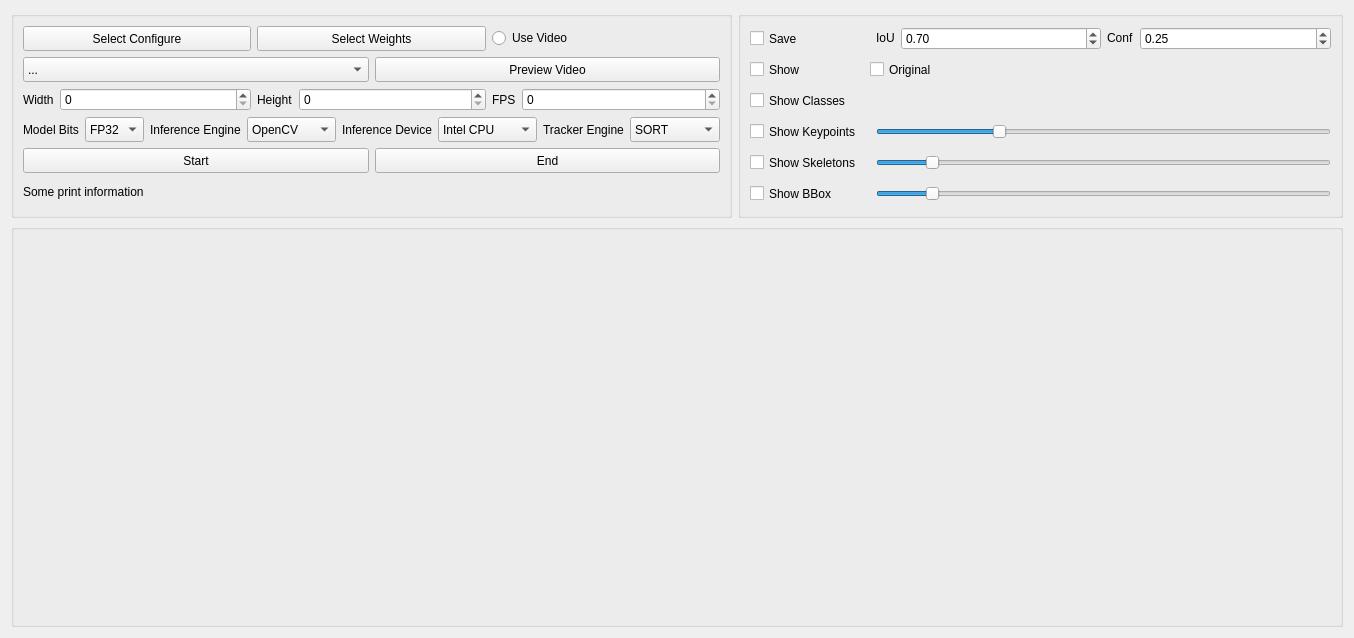
<?xml version="1.0" encoding="UTF-8"?>
<ui version="4.0">
 <class>Tracker</class>
 <widget class="QWidget" name="Tracker">
  <property name="geometry">
   <rect>
    <x>0</x>
    <y>0</y>
    <width>1354</width>
    <height>638</height>
   </rect>
  </property>
  <property name="sizePolicy">
   <sizepolicy hsizetype="Expanding" vsizetype="Expanding">
    <horstretch>0</horstretch>
    <verstretch>0</verstretch>
   </sizepolicy>
  </property>
  <property name="acceptDrops">
   <bool>false</bool>
  </property>
  <property name="windowTitle">
   <string>AnimalPoseInference</string>
  </property>
  <property name="windowIcon">
   <iconset>
    <normaloff>media/logo.png</normaloff>media/logo.png</iconset>
  </property>
  <layout class="QVBoxLayout" name="verticalLayout">
   <item>
    <layout class="QHBoxLayout" name="ConfigureLayout">
     <item>
      <widget class="QGroupBox" name="BaseToolsGroup">
       <property name="sizePolicy">
        <sizepolicy hsizetype="Preferred" vsizetype="Preferred">
         <horstretch>0</horstretch>
         <verstretch>0</verstretch>
        </sizepolicy>
       </property>
       <property name="title">
        <string/>
       </property>
       <layout class="QVBoxLayout" name="BaseToolsGroupLayout">
        <item>
         <layout class="QVBoxLayout" name="BaseToolsLayout">
          <item>
           <layout class="QHBoxLayout" name="BaseConfigureLayout">
            <item>
             <widget class="QPushButton" name="SelectConfigure">
              <property name="sizePolicy">
               <sizepolicy hsizetype="Preferred" vsizetype="Fixed">
                <horstretch>0</horstretch>
                <verstretch>0</verstretch>
               </sizepolicy>
              </property>
              <property name="minimumSize">
               <size>
                <width>0</width>
                <height>25</height>
               </size>
              </property>
              <property name="maximumSize">
               <size>
                <width>16777215</width>
                <height>25</height>
               </size>
              </property>
              <property name="text">
               <string>Select Configure</string>
              </property>
             </widget>
            </item>
            <item>
             <widget class="QPushButton" name="SelectWeights">
              <property name="sizePolicy">
               <sizepolicy hsizetype="Preferred" vsizetype="Fixed">
                <horstretch>0</horstretch>
                <verstretch>0</verstretch>
               </sizepolicy>
              </property>
              <property name="minimumSize">
               <size>
                <width>0</width>
                <height>25</height>
               </size>
              </property>
              <property name="maximumSize">
               <size>
                <width>16777215</width>
                <height>25</height>
               </size>
              </property>
              <property name="text">
               <string>Select Weights</string>
              </property>
             </widget>
            </item>
            <item>
             <widget class="QRadioButton" name="CameraORVideos">
              <property name="sizePolicy">
               <sizepolicy hsizetype="Preferred" vsizetype="Fixed">
                <horstretch>0</horstretch>
                <verstretch>0</verstretch>
               </sizepolicy>
              </property>
              <property name="text">
               <string>Use Video</string>
              </property>
             </widget>
            </item>
           </layout>
          </item>
          <item>
           <layout class="QHBoxLayout" name="CameraVideosLayout">
            <item>
             <widget class="QComboBox" name="CameraVideosSelection">
              <property name="sizePolicy">
               <sizepolicy hsizetype="Preferred" vsizetype="Fixed">
                <horstretch>0</horstretch>
                <verstretch>0</verstretch>
               </sizepolicy>
              </property>
              <property name="minimumSize">
               <size>
                <width>0</width>
                <height>25</height>
               </size>
              </property>
              <property name="maximumSize">
               <size>
                <width>16777215</width>
                <height>25</height>
               </size>
              </property>
              <item>
               <property name="text">
                <string>...</string>
               </property>
              </item>
              <item>
               <property name="text">
                <string>Select video file...</string>
               </property>
              </item>
             </widget>
            </item>
            <item>
             <widget class="QPushButton" name="CheckCameraVideosConnect">
              <property name="sizePolicy">
               <sizepolicy hsizetype="Preferred" vsizetype="Fixed">
                <horstretch>0</horstretch>
                <verstretch>0</verstretch>
               </sizepolicy>
              </property>
              <property name="minimumSize">
               <size>
                <width>0</width>
                <height>25</height>
               </size>
              </property>
              <property name="maximumSize">
               <size>
                <width>16777215</width>
                <height>25</height>
               </size>
              </property>
              <property name="text">
               <string>Preview Video</string>
              </property>
             </widget>
            </item>
           </layout>
          </item>
          <item>
           <layout class="QHBoxLayout" name="CameraParametersLayout">
            <item>
             <layout class="QHBoxLayout" name="WidthLayout">
              <item>
               <widget class="QLabel" name="WidthLabel">
                <property name="text">
                 <string>Width</string>
                </property>
               </widget>
              </item>
              <item>
               <widget class="QSpinBox" name="WidthSetup">
                <property name="sizePolicy">
                 <sizepolicy hsizetype="Expanding" vsizetype="Fixed">
                  <horstretch>0</horstretch>
                  <verstretch>0</verstretch>
                 </sizepolicy>
                </property>
               </widget>
              </item>
             </layout>
            </item>
            <item>
             <layout class="QHBoxLayout" name="HeightLayout">
              <item>
               <widget class="QLabel" name="HeightLabel">
                <property name="text">
                 <string>Height</string>
                </property>
               </widget>
              </item>
              <item>
               <widget class="QSpinBox" name="HeightSetup">
                <property name="sizePolicy">
                 <sizepolicy hsizetype="Expanding" vsizetype="Fixed">
                  <horstretch>0</horstretch>
                  <verstretch>0</verstretch>
                 </sizepolicy>
                </property>
               </widget>
              </item>
             </layout>
            </item>
            <item>
             <layout class="QHBoxLayout" name="FPSLayout">
              <item>
               <widget class="QLabel" name="FPSLabel">
                <property name="text">
                 <string>FPS</string>
                </property>
               </widget>
              </item>
              <item>
               <widget class="QSpinBox" name="FPSSetup">
                <property name="sizePolicy">
                 <sizepolicy hsizetype="Expanding" vsizetype="Fixed">
                  <horstretch>0</horstretch>
                  <verstretch>0</verstretch>
                 </sizepolicy>
                </property>
               </widget>
              </item>
             </layout>
            </item>
           </layout>
          </item>
          <item>
           <layout class="QHBoxLayout" name="EngineDeviceLayout">
            <item>
             <layout class="QHBoxLayout" name="ModelBitsLayout">
              <item>
               <widget class="QLabel" name="ModelBitsLabel">
                <property name="text">
                 <string>Model Bits</string>
                </property>
               </widget>
              </item>
              <item>
               <widget class="QComboBox" name="ModelBits">
                <property name="sizePolicy">
                 <sizepolicy hsizetype="Expanding" vsizetype="Fixed">
                  <horstretch>0</horstretch>
                  <verstretch>0</verstretch>
                 </sizepolicy>
                </property>
                <property name="minimumSize">
                 <size>
                  <width>0</width>
                  <height>25</height>
                 </size>
                </property>
                <property name="maximumSize">
                 <size>
                  <width>16777215</width>
                  <height>25</height>
                 </size>
                </property>
                <item>
                 <property name="text">
                  <string>FP32</string>
                 </property>
                </item>
                <item>
                 <property name="text">
                  <string>FP16</string>
                 </property>
                </item>
                <item>
                 <property name="text">
                  <string>INT8</string>
                 </property>
                </item>
               </widget>
              </item>
             </layout>
            </item>
            <item>
             <layout class="QHBoxLayout" name="EngineLayout">
              <item>
               <widget class="QLabel" name="EngineLabel">
                <property name="text">
                 <string>Inference Engine</string>
                </property>
               </widget>
              </item>
              <item>
               <widget class="QComboBox" name="EngineSelection">
                <property name="sizePolicy">
                 <sizepolicy hsizetype="Expanding" vsizetype="Fixed">
                  <horstretch>0</horstretch>
                  <verstretch>0</verstretch>
                 </sizepolicy>
                </property>
                <property name="minimumSize">
                 <size>
                  <width>0</width>
                  <height>25</height>
                 </size>
                </property>
                <property name="maximumSize">
                 <size>
                  <width>16777215</width>
                  <height>25</height>
                 </size>
                </property>
                <item>
                 <property name="text">
                  <string>OpenCV</string>
                 </property>
                </item>
                <item>
                 <property name="text">
                  <string>ONNX</string>
                 </property>
                </item>
                <item>
                 <property name="text">
                  <string>OpenVINO</string>
                 </property>
                </item>
                <item>
                 <property name="text">
                  <string>TensorRT</string>
                 </property>
                </item>
                <item>
                 <property name="text">
                  <string>CoreML</string>
                 </property>
                </item>
                <item>
                 <property name="text">
                  <string>CANN</string>
                 </property>
                </item>
               </widget>
              </item>
             </layout>
            </item>
            <item>
             <layout class="QHBoxLayout" name="DeviceLayout">
              <item>
               <widget class="QLabel" name="DeviceLabel">
                <property name="text">
                 <string>Inference Device</string>
                </property>
               </widget>
              </item>
              <item>
               <widget class="QComboBox" name="DeviceSelection">
                <property name="sizePolicy">
                 <sizepolicy hsizetype="Expanding" vsizetype="Fixed">
                  <horstretch>0</horstretch>
                  <verstretch>0</verstretch>
                 </sizepolicy>
                </property>
                <property name="minimumSize">
                 <size>
                  <width>0</width>
                  <height>25</height>
                 </size>
                </property>
                <property name="maximumSize">
                 <size>
                  <width>16777215</width>
                  <height>25</height>
                 </size>
                </property>
                <item>
                 <property name="text">
                  <string>Intel CPU</string>
                 </property>
                </item>
                <item>
                 <property name="text">
                  <string>Intel GPU</string>
                 </property>
                </item>
                <item>
                 <property name="text">
                  <string>Intel NPU</string>
                 </property>
                </item>
                <item>
                 <property name="text">
                  <string>NVIDIA GPU</string>
                 </property>
                </item>
                <item>
                 <property name="text">
                  <string>AMD CPU</string>
                 </property>
                </item>
                <item>
                 <property name="text">
                  <string>AMD GPU</string>
                 </property>
                </item>
                <item>
                 <property name="text">
                  <string>ARM CPU</string>
                 </property>
                </item>
                <item>
                 <property name="text">
                  <string>Ascend NPU</string>
                 </property>
                </item>
               </widget>
              </item>
             </layout>
            </item>
            <item>
             <layout class="QHBoxLayout" name="TrackerLayout">
              <item>
               <widget class="QLabel" name="TrackerLabel">
                <property name="text">
                 <string>Tracker Engine</string>
                </property>
               </widget>
              </item>
              <item>
               <widget class="QComboBox" name="TrackerSelection">
                <property name="sizePolicy">
                 <sizepolicy hsizetype="Expanding" vsizetype="Fixed">
                  <horstretch>0</horstretch>
                  <verstretch>0</verstretch>
                 </sizepolicy>
                </property>
                <property name="minimumSize">
                 <size>
                  <width>0</width>
                  <height>25</height>
                 </size>
                </property>
                <property name="maximumSize">
                 <size>
                  <width>16777215</width>
                  <height>25</height>
                 </size>
                </property>
                <item>
                 <property name="text">
                  <string>SORT</string>
                 </property>
                </item>
                <item>
                 <property name="text">
                  <string>BoT-SORT</string>
                 </property>
                </item>
                <item>
                 <property name="text">
                  <string>ByteTrack</string>
                 </property>
                </item>
               </widget>
              </item>
             </layout>
            </item>
           </layout>
          </item>
          <item>
           <layout class="QHBoxLayout" name="StartEndLayout">
            <item>
             <widget class="QPushButton" name="Start">
              <property name="minimumSize">
               <size>
                <width>0</width>
                <height>25</height>
               </size>
              </property>
              <property name="maximumSize">
               <size>
                <width>16777215</width>
                <height>25</height>
               </size>
              </property>
              <property name="text">
               <string>Start</string>
              </property>
             </widget>
            </item>
            <item>
             <widget class="QPushButton" name="End">
              <property name="minimumSize">
               <size>
                <width>0</width>
                <height>25</height>
               </size>
              </property>
              <property name="maximumSize">
               <size>
                <width>16777215</width>
                <height>25</height>
               </size>
              </property>
              <property name="text">
               <string>End</string>
              </property>
             </widget>
            </item>
           </layout>
          </item>
         </layout>
        </item>
        <item>
         <widget class="QLabel" name="PrintInformation">
          <property name="sizePolicy">
           <sizepolicy hsizetype="Preferred" vsizetype="Fixed">
            <horstretch>0</horstretch>
            <verstretch>0</verstretch>
           </sizepolicy>
          </property>
          <property name="minimumSize">
           <size>
            <width>0</width>
            <height>25</height>
           </size>
          </property>
          <property name="maximumSize">
           <size>
            <width>16777215</width>
            <height>25</height>
           </size>
          </property>
          <property name="text">
           <string>Some print information</string>
          </property>
         </widget>
        </item>
       </layout>
      </widget>
     </item>
     <item>
      <widget class="QGroupBox" name="ShowToolsGroup">
       <property name="sizePolicy">
        <sizepolicy hsizetype="Preferred" vsizetype="Preferred">
         <horstretch>0</horstretch>
         <verstretch>0</verstretch>
        </sizepolicy>
       </property>
       <property name="title">
        <string/>
       </property>
       <layout class="QVBoxLayout" name="ShowToolsGroupVLayout">
        <item>
         <layout class="QHBoxLayout" name="SaveIoUConfLayout">
          <item>
           <widget class="QCheckBox" name="Save">
            <property name="sizePolicy">
             <sizepolicy hsizetype="Fixed" vsizetype="Fixed">
              <horstretch>0</horstretch>
              <verstretch>0</verstretch>
             </sizepolicy>
            </property>
            <property name="minimumSize">
             <size>
              <width>120</width>
              <height>25</height>
             </size>
            </property>
            <property name="maximumSize">
             <size>
              <width>120</width>
              <height>25</height>
             </size>
            </property>
            <property name="text">
             <string>Save</string>
            </property>
           </widget>
          </item>
          <item>
           <layout class="QHBoxLayout" name="IoULayout">
            <item>
             <widget class="QLabel" name="IoULabel">
              <property name="sizePolicy">
               <sizepolicy hsizetype="Fixed" vsizetype="Fixed">
                <horstretch>0</horstretch>
                <verstretch>0</verstretch>
               </sizepolicy>
              </property>
              <property name="text">
               <string>IoU</string>
              </property>
             </widget>
            </item>
            <item>
             <widget class="QDoubleSpinBox" name="IoU">
              <property name="maximum">
               <double>1.000000000000000</double>
              </property>
              <property name="singleStep">
               <double>0.010000000000000</double>
              </property>
              <property name="value">
               <double>0.700000000000000</double>
              </property>
             </widget>
            </item>
           </layout>
          </item>
          <item>
           <layout class="QHBoxLayout" name="ConfLayout">
            <item>
             <widget class="QLabel" name="ConfLabel">
              <property name="sizePolicy">
               <sizepolicy hsizetype="Fixed" vsizetype="Fixed">
                <horstretch>0</horstretch>
                <verstretch>0</verstretch>
               </sizepolicy>
              </property>
              <property name="text">
               <string>Conf</string>
              </property>
             </widget>
            </item>
            <item>
             <widget class="QDoubleSpinBox" name="Conf">
              <property name="maximum">
               <double>1.000000000000000</double>
              </property>
              <property name="singleStep">
               <double>0.010000000000000</double>
              </property>
              <property name="value">
               <double>0.250000000000000</double>
              </property>
             </widget>
            </item>
           </layout>
          </item>
         </layout>
        </item>
        <item>
         <layout class="QHBoxLayout" name="ShowLayout">
          <property name="spacing">
           <number>0</number>
          </property>
          <property name="sizeConstraint">
           <enum>QLayout::SizeConstraint::SetDefaultConstraint</enum>
          </property>
          <item>
           <widget class="QCheckBox" name="Show">
            <property name="sizePolicy">
             <sizepolicy hsizetype="Fixed" vsizetype="Fixed">
              <horstretch>0</horstretch>
              <verstretch>0</verstretch>
             </sizepolicy>
            </property>
            <property name="minimumSize">
             <size>
              <width>120</width>
              <height>25</height>
             </size>
            </property>
            <property name="maximumSize">
             <size>
              <width>120</width>
              <height>25</height>
             </size>
            </property>
            <property name="text">
             <string>Show</string>
            </property>
           </widget>
          </item>
          <item>
           <widget class="QCheckBox" name="Backgroud">
            <property name="enabled">
             <bool>true</bool>
            </property>
            <property name="sizePolicy">
             <sizepolicy hsizetype="Preferred" vsizetype="Fixed">
              <horstretch>0</horstretch>
              <verstretch>0</verstretch>
             </sizepolicy>
            </property>
            <property name="minimumSize">
             <size>
              <width>120</width>
              <height>25</height>
             </size>
            </property>
            <property name="text">
             <string>Original</string>
            </property>
            <property name="tristate">
             <bool>true</bool>
            </property>
           </widget>
          </item>
         </layout>
        </item>
        <item>
         <layout class="QHBoxLayout" name="ShowClassesLayout">
          <item>
           <widget class="QCheckBox" name="ShowClasses">
            <property name="sizePolicy">
             <sizepolicy hsizetype="Fixed" vsizetype="Fixed">
              <horstretch>0</horstretch>
              <verstretch>0</verstretch>
             </sizepolicy>
            </property>
            <property name="minimumSize">
             <size>
              <width>120</width>
              <height>25</height>
             </size>
            </property>
            <property name="maximumSize">
             <size>
              <width>120</width>
              <height>25</height>
             </size>
            </property>
            <property name="text">
             <string>Show Classes</string>
            </property>
           </widget>
          </item>
          <item>
           <widget class="QLabel" name="Classes">
            <property name="minimumSize">
             <size>
              <width>0</width>
              <height>25</height>
             </size>
            </property>
            <property name="maximumSize">
             <size>
              <width>16777215</width>
              <height>25</height>
             </size>
            </property>
            <property name="text">
             <string/>
            </property>
           </widget>
          </item>
         </layout>
        </item>
        <item>
         <layout class="QHBoxLayout" name="ShowKeypointsLayout">
          <item>
           <widget class="QCheckBox" name="ShowKeypoints">
            <property name="sizePolicy">
             <sizepolicy hsizetype="Fixed" vsizetype="Fixed">
              <horstretch>0</horstretch>
              <verstretch>0</verstretch>
             </sizepolicy>
            </property>
            <property name="minimumSize">
             <size>
              <width>120</width>
              <height>25</height>
             </size>
            </property>
            <property name="maximumSize">
             <size>
              <width>120</width>
              <height>25</height>
             </size>
            </property>
            <property name="text">
             <string>Show Keypoints</string>
            </property>
           </widget>
          </item>
          <item>
           <widget class="QSlider" name="ShowKeypointsRadius">
            <property name="minimum">
             <number>1</number>
            </property>
            <property name="maximum">
             <number>20</number>
            </property>
            <property name="pageStep">
             <number>2</number>
            </property>
            <property name="sliderPosition">
             <number>6</number>
            </property>
            <property name="orientation">
             <enum>Qt::Orientation::Horizontal</enum>
            </property>
            <property name="invertedAppearance">
             <bool>false</bool>
            </property>
            <property name="invertedControls">
             <bool>false</bool>
            </property>
            <property name="tickPosition">
             <enum>QSlider::TickPosition::NoTicks</enum>
            </property>
           </widget>
          </item>
         </layout>
        </item>
        <item>
         <layout class="QHBoxLayout" name="ShowSkeletonsLayout">
          <item>
           <widget class="QCheckBox" name="ShowSkeletons">
            <property name="sizePolicy">
             <sizepolicy hsizetype="Fixed" vsizetype="Fixed">
              <horstretch>0</horstretch>
              <verstretch>0</verstretch>
             </sizepolicy>
            </property>
            <property name="minimumSize">
             <size>
              <width>120</width>
              <height>25</height>
             </size>
            </property>
            <property name="maximumSize">
             <size>
              <width>120</width>
              <height>25</height>
             </size>
            </property>
            <property name="text">
             <string>Show Skeletons</string>
            </property>
           </widget>
          </item>
          <item>
           <widget class="QSlider" name="ShowSkeletonsLineWidth">
            <property name="minimum">
             <number>1</number>
            </property>
            <property name="maximum">
             <number>10</number>
            </property>
            <property name="pageStep">
             <number>1</number>
            </property>
            <property name="value">
             <number>2</number>
            </property>
            <property name="orientation">
             <enum>Qt::Orientation::Horizontal</enum>
            </property>
           </widget>
          </item>
         </layout>
        </item>
        <item>
         <layout class="QHBoxLayout" name="ShowBBoxLayout">
          <item>
           <widget class="QCheckBox" name="ShowBBox">
            <property name="sizePolicy">
             <sizepolicy hsizetype="Fixed" vsizetype="Fixed">
              <horstretch>0</horstretch>
              <verstretch>0</verstretch>
             </sizepolicy>
            </property>
            <property name="minimumSize">
             <size>
              <width>120</width>
              <height>25</height>
             </size>
            </property>
            <property name="maximumSize">
             <size>
              <width>120</width>
              <height>25</height>
             </size>
            </property>
            <property name="text">
             <string>Show BBox</string>
            </property>
           </widget>
          </item>
          <item>
           <widget class="QSlider" name="ShowBBoxWidth">
            <property name="minimum">
             <number>1</number>
            </property>
            <property name="maximum">
             <number>10</number>
            </property>
            <property name="pageStep">
             <number>1</number>
            </property>
            <property name="value">
             <number>2</number>
            </property>
            <property name="orientation">
             <enum>Qt::Orientation::Horizontal</enum>
            </property>
           </widget>
          </item>
         </layout>
        </item>
       </layout>
      </widget>
     </item>
    </layout>
   </item>
   <item>
    <widget class="QGroupBox" name="DisplayGroup">
     <property name="sizePolicy">
      <sizepolicy hsizetype="Expanding" vsizetype="Expanding">
       <horstretch>0</horstretch>
       <verstretch>0</verstretch>
      </sizepolicy>
     </property>
     <property name="title">
      <string/>
     </property>
     <property name="alignment">
      <set>Qt::AlignmentFlag::AlignCenter</set>
     </property>
     <layout class="QHBoxLayout" name="DisplayGroupHLayout">
      <item>
       <widget class="QLabel" name="Display">
        <property name="sizePolicy">
         <sizepolicy hsizetype="Expanding" vsizetype="Expanding">
          <horstretch>0</horstretch>
          <verstretch>0</verstretch>
         </sizepolicy>
        </property>
        <property name="minimumSize">
         <size>
          <width>100</width>
          <height>100</height>
         </size>
        </property>
        <property name="maximumSize">
         <size>
          <width>1000</width>
          <height>1000</height>
         </size>
        </property>
        <property name="toolTipDuration">
         <number>0</number>
        </property>
        <property name="text">
         <string/>
        </property>
        <property name="scaledContents">
         <bool>true</bool>
        </property>
        <property name="alignment">
         <set>Qt::AlignmentFlag::AlignCenter</set>
        </property>
       </widget>
      </item>
     </layout>
    </widget>
   </item>
  </layout>
 </widget>
 <resources/>
 <connections/>
</ui>
